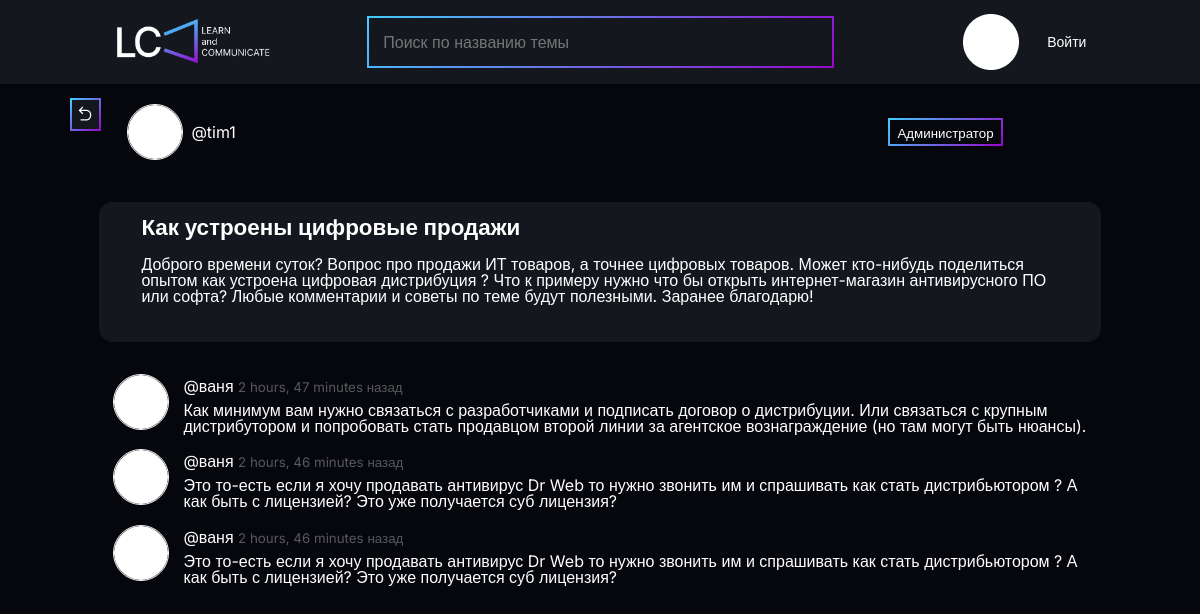
The app's page /room/34/ with its own data.
### base/models.py (models this page shows, shortened)
class Room(models.Model):
    host = models.ForeignKey(User, on_delete=models.SET_NULL, null = True)
    topic = models.ForeignKey(Topic, on_delete=models.SET_NULL, null = True)
    name = models.CharField(max_length=200)
    description = models.TextField(null=True, blank=True)
    participants = models.ManyToManyField(User, related_name='participants', blank=True)
    updated = models.DateTimeField(auto_now=True)
    created=models.DateTimeField(auto_now_add=True)
    class Meta:
        ordering = ['-updated', '-created']

class Topic(models.Model):
    name = models.CharField(max_length=200)

class Message(models.Model):
    user =  models.ForeignKey(User, on_delete=models.CASCADE)
    room = models.ForeignKey(Room, on_delete=models.CASCADE)
    body = models.TextField()
    updated = models.DateTimeField(auto_now=True)
    created=models.DateTimeField(auto_now_add=True)
    class Meta:
        ordering = ['-updated', '-created']

### base/views.py (the view, shortened to what this page needs)
# urls.py: path('room/<str:pk>/', views.room, name = 'room'),
def room(request, pk):
    room = Room.objects.get(id = pk)
    room_messages = room.message_set.all().order_by('created')
    participants = room.participants.all()
    context = {'room':room, 'room_messages':room_messages, 'participants':participants}
    return render(request, 'base/room.html', context)

### base/templates/base/room.html (shortened to what this page needs)
{%extends 'main.html' %} {%load static%} {%block content%}
<div class="room-container">
    <div class="host">
        <a href="{%url 'home'%}"
            ><div id="host-home-link" class="home-link"
                ><img src="{%static 'images/back.png'%}" alt="" /></div
        ></a>
        <div class="host-info">
            <div id="1">
                <a href="{%url 'user-profile' request.user.id%}">
                    <img
                        src="{%static 'images/circle.png'%}"
                        alt=""
                        class="auth-image"
                    />
                </a>
                <span>@{{room.host.username}}</span>
            </div>
            <div>
                <small class="btn-room">{{room.topic.name}}</small>
            </div>
        </div>
    </div>
    <div class="room-info">
        <h1>{{room.name}}</h1>
        <p>{{room.description}}</p>
    </div>
    <div class="comment-wrapper">
        {%for message in room_messages%}
        <div class="comment-cont">
            <a href="{%url 'user-profile' request.user.id%}">
                <img
                    src="{%static 'images/circle.png'%}"
                    alt=""
                    class="auth-image"
                />
            </a>
            <div class="com-body">
                <p
                    >@{{message.user}} <small>{{message.created|timesince}} назад</small>
                    </p
                >
                <p>{{message.body}}</p>
            </div>
        </div>
        {%endfor%}
    </div>
</div>
{%endblock content%}

### static/main.css (style rules this page uses)
* { padding: 0; margin: 0; border: 0; }
*, *:before, *:after { -webkit-box-sizing: border-box; box-sizing: border-box; }
html, body { height: 100%; width: 100%; font-size: 100%; line-height: 1; font-size: 14px; -ms-text-size-adjust: 100%; -moz-text-size-adjust: 100%; -webkit-text-size-adjust: 100%; }
a, a:visited { text-decoration: none; }
img { vertical-align: top; }
h1, h2, h3, h4, h5, h6 { font-size: inherit; font-weight: 400; }
.auth-image { width: 4rem; height: 4rem; border-radius: 50%; -o-object-fit: scale-down; object-fit: scale-down; border: 0.1rem solid white; }
.home-link { position: absolute; top: 5rem; left: 30rem; background-color: #14181E; border: 2px solid white; -o-border-image: linear-gradient(135deg, #43CBFF 0%, #9708CC 100%); border-image: linear-gradient(135deg, #43CBFF 0%, #9708CC 100%); border-image-slice: 1; padding: 0.4em; }
#host-home-link { top: 7rem; left: 5rem; }
.room-container { padding: 1.4rem 7.1rem; display: -ms-grid; display: grid; -ms-grid-rows: 5rem 2rem minmax(10rem, auto) 2rem auto 2rem auto; grid-template-rows: 5rem minmax(10rem, auto) auto auto; -webkit-hyphens: auto; -ms-hyphens: auto; hyphens: auto; gap: 2rem; }
.host-info { display: -webkit-box; display: -ms-flexbox; display: flex; -webkit-box-pack: justify; -ms-flex-pack: justify; justify-content: space-between; -webkit-box-align: center; -ms-flex-align: center; align-items: center; padding-right: 6rem; margin-left: 2rem; }
.host-info div { display: -webkit-box; display: -ms-flexbox; display: flex; -webkit-box-align: center; -ms-flex-align: center; align-items: center; }
.host-info div img { margin-right: 0.5em; }
.host-info .btn-room { height: 2rem; padding: 0.5rem; border: 2px solid white; -o-border-image: linear-gradient(135deg, #43CBFF 0%, #9708CC 100%); border-image: linear-gradient(135deg, #43CBFF 0%, #9708CC 100%); border-image-slice: 1; margin-right: 1rem; }
.room-info { background-color: #14181E; border-radius: 1rem; padding: 1rem 3rem; }
.room-info h1 { font-weight: 600; margin-bottom: 0.8em; font-size: 1.6rem; }
.comment-cont { margin-left: 1rem; -webkit-box-align: center; -ms-flex-align: center; align-items: center; display: -ms-grid; display: grid; -ms-grid-columns: 4rem 1fr; grid-template-columns: 4rem 1fr; margin-bottom: 0.8rem; }
.comment-cont small { color: #FFFFFF54; }
.com-body { display: -webkit-box; display: -ms-flexbox; display: flex; -webkit-box-orient: vertical; -webkit-box-direction: normal; -ms-flex-direction: column; flex-direction: column; margin-left: 1rem; -webkit-box-pack: space-evenly; -ms-flex-pack: space-evenly; justify-content: space-evenly; }
.com-body p { margin-top: 0.5em; }
body { font-family: "Inter", sans-serif; font-size: 16px; font-weight: 400; color: white; background-color: #06070D; }
body a { color: white; }

### records on screen
Room: host.username "tim1", topic.name "Администратор", name "Как устроены цифровые продажи", description "Доброго времени суток? Вопрос про продажи ИТ товаров, а точнее цифровых товаров. Может кто-нибудь поделиться опытом как устроена цифровая дистрибуция ? Что к примеру нужно что бы открыть интернет-магазин антивирусного ПО или софта? Любые комментарии и советы по теме будут полезными. Заранее благодарю!"
Message: user "ваня", created "2 hours, 47 minutes", body "Как минимум вам нужно связаться с разработчиками и подписать договор о дистрибуции. Или связаться с крупным дистрибутором и попробовать стать продавцом второй линии за агентское вознаграждение (но там могут быть нюансы)."
Message: user "ваня", created "2 hours, 46 minutes", body "Это то-есть если я хочу продавать антивирус Dr Web то нужно звонить им и спрашивать как стать дистрибьютором ? А как быть с лицензией? Это уже получается суб лицензия?"
Message: user "ваня", created "2 hours, 46 minutes", body "Это то-есть если я хочу продавать антивирус Dr Web то нужно звонить им и спрашивать как стать дистрибьютором ? А как быть с лицензией? Это уже получается суб лицензия?"
